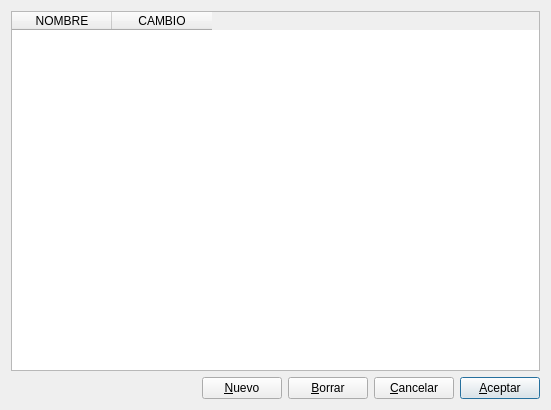
<?xml version="1.0" encoding="UTF-8"?>
<ui version="4.0">
 <class>tipos_cambio</class>
 <widget class="QDialog" name="tipos_cambio">
  <property name="geometry">
   <rect>
    <x>0</x>
    <y>0</y>
    <width>551</width>
    <height>410</height>
   </rect>
  </property>
  <property name="windowTitle">
   <string>TIPOS DE CAMBIO</string>
  </property>
  <layout class="QVBoxLayout" name="verticalLayout">
   <item>
    <widget class="QTableWidget" name="tableWidget">
     <column>
      <property name="text">
       <string>NOMBRE</string>
      </property>
     </column>
     <column>
      <property name="text">
       <string>CAMBIO</string>
      </property>
     </column>
    </widget>
   </item>
   <item>
    <layout class="QHBoxLayout" name="horizontalLayout">
     <item>
      <spacer name="horizontalSpacer">
       <property name="orientation">
        <enum>Qt::Horizontal</enum>
       </property>
       <property name="sizeHint" stdset="0">
        <size>
         <width>40</width>
         <height>20</height>
        </size>
       </property>
      </spacer>
     </item>
     <item>
      <widget class="QPushButton" name="nuevo_pushButton">
       <property name="text">
        <string>&amp;Nuevo</string>
       </property>
       <property name="icon">
        <iconset resource="keme.qrc">
         <normaloff>:/iconos/graf/File.png</normaloff>:/iconos/graf/File.png</iconset>
       </property>
      </widget>
     </item>
     <item>
      <widget class="QPushButton" name="borrar_pushButton">
       <property name="text">
        <string>&amp;Borrar</string>
       </property>
       <property name="icon">
        <iconset resource="keme.qrc">
         <normaloff>:/iconos/graf/borrar.png</normaloff>:/iconos/graf/borrar.png</iconset>
       </property>
      </widget>
     </item>
     <item>
      <widget class="QPushButton" name="cancelar_pushButton">
       <property name="text">
        <string>&amp;Cancelar</string>
       </property>
       <property name="icon">
        <iconset resource="keme.qrc">
         <normaloff>:/iconos/graf/borraelem.png</normaloff>:/iconos/graf/borraelem.png</iconset>
       </property>
      </widget>
     </item>
     <item>
      <widget class="QPushButton" name="aceptar_pushButton">
       <property name="text">
        <string>&amp;Aceptar</string>
       </property>
       <property name="icon">
        <iconset resource="keme.qrc">
         <normaloff>:/iconos/graf/check2.png</normaloff>:/iconos/graf/check2.png</iconset>
       </property>
       <property name="default">
        <bool>true</bool>
       </property>
      </widget>
     </item>
    </layout>
   </item>
  </layout>
 </widget>
 <tabstops>
  <tabstop>tableWidget</tabstop>
  <tabstop>nuevo_pushButton</tabstop>
  <tabstop>borrar_pushButton</tabstop>
  <tabstop>cancelar_pushButton</tabstop>
  <tabstop>aceptar_pushButton</tabstop>
 </tabstops>
 <resources>
  <include location="keme.qrc"/>
 </resources>
 <connections/>
</ui>
